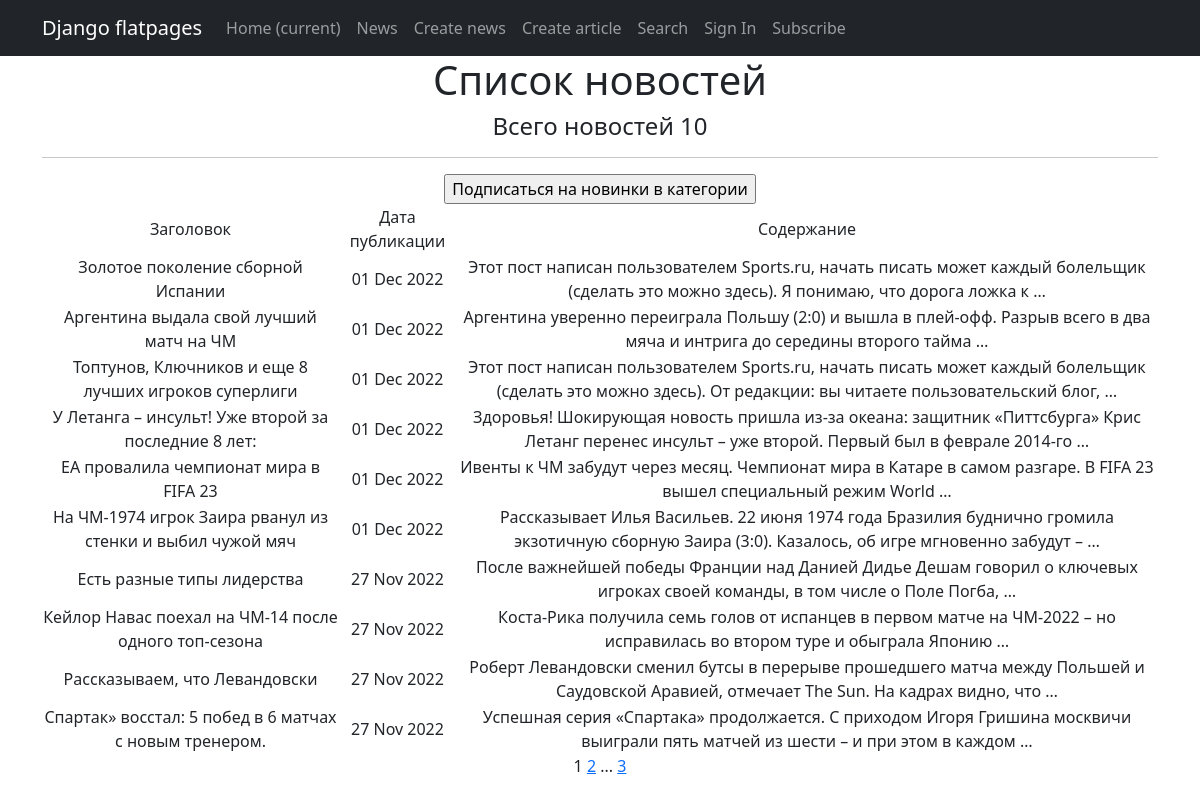
Page /news/ on the committed database.
### news/models.py (models this page shows, shortened)
class Post(models.Model):
    article = 'AR'
    news = 'NE'
    author_name = models.ForeignKey(Author, on_delete=models.CASCADE)  # связь «один ко многим» с моделью Author
    types_post = models.CharField(max_length=2, choices=Types, default='NE')  # поле с выбором — «статья» или «новость»;
    datetime_post = models.DateTimeField(auto_now_add=True)  # автоматически добавляемая дата и время создания;
    category_post = models.ManyToManyField(Category, through='PostCategory')  # связь «многие ко многим» с моделью Category (с дополнительной моделью PostCategory);
    header = models.CharField(max_length=255) #  заголовок статьи/новости
    content = models.TextField() #  текст статьи/новости
    rating_post = models.IntegerField(default=0) #  рейтинг статьи/новости

### news/views.py (the view)
# urls.py: path('', PostList.as_view(), name='post_list'), #http://127.0.0.1:8000/news/
class PostList(ListView):
    model = Post
    ordering = '-datetime_post'
    template_name = 'news.html'
    context_object_name = 'news'
    paginate_by = 10
    def get_queryset(self):
        queryset = super().get_queryset()
        self.filterset = PostFilter(self.request.GET, queryset)
        return self.filterset.qs
    def get_context_data(self, **kwargs):
        context = super().get_context_data(**kwargs)
        context['filterset'] = self.filterset
        return context

### news/templatetags/custom_filters.py (called while the page is built)
@register.filter(name='censors')
def censor(value):
   stopwords = ['урод', 'бяка', 'гопник']
   word = value.replace(',', "")
   word = word.replace('-', "")
   word = word.split()
   if type(value) is str:
      for word in stopwords:
         value = value.replace(word, word[0] + "*" * (len(word) - 1))
         value = value.replace(word.capitalize(), word[0] + "*" * (len(word) - 1))
   else:
      raise ValueError('Ошибка, это не переменная строкого типа')
   return f'{value}'

### news/templatetags/custom_tags.py (called while the page is built)
@register.simple_tag(takes_context=True)
def url_replace(context, **kwargs):
   d = context['request'].GET.copy()
   for k, v in kwargs.items():
       d[k] = v
   return d.urlencode()

### templates/news.html (shortened to what this page needs)
{% extends 'flatpages/default.html' %}
{% load custom_filters %}
{% load custom_tags %}
{% block content %}
   <h1>Список новостей</h1>
   <h4>Всего новостей {{news|length}} </h4>
   <hr>
   {% if news %}
       <table>
           <tr>
               <td>Заголовок</td>
               <td>Дата публикации</td>
               <td>Содержание</td>
           </tr>
           {% for post in news %}
           <tr>
               <td>{{ post.header|censors }}</td>
               <td>{{ post.datetime_post|date:'d M Y' }}</td>
               <td>{{ post.content|censors|truncatewords:20 }}</td>
           </tr>
           {% endfor %}
    <form action="/subscribe/post/">
        <input type="submit" value="Подписаться на новинки в категории">
    </form>
       </table>
   {% else %}
       <h2>Новостей нет!</h2>
   {% endif %}
   {{ page_obj.number }}
   {% if page_obj.has_next %}
       <a href="?{% url_replace page=page_obj.next_page_number %}">{{ page_obj.next_page_number }}</a>
       {% if paginator.num_pages != page_obj.next_page_number %}
           ...
           <a href="?{% url_replace page=page_obj.paginator.num_pages %}">{{ page_obj.paginator.num_pages }}</a>
       {% endif %}
   {% endif %}
{% endblock content %}

### templates/flatpages/default.html (shortened to what this page needs)
<!DOCTYPE html>
<html lang="en">
    <head>
        {% load static %}
        <link href="{% static 'css/styles.css' %}" rel="stylesheet" />
    </head>
    <body>
        <nav class="navbar navbar-expand-lg navbar-dark bg-dark static-top">
            <div class="container">
                <a class="navbar-brand" href="#">Django flatpages</a>
                <div class="collapse navbar-collapse" id="navbarResponsive">
                    <ul class="navbar-nav ml-auto">
                        <li class="nav-item active">
                            <a class="nav-link" href="#">Home
                                <span class="sr-only">(current)</span>
                            </a>
                        </li>
                        <li class="nav-item">
                            <a class="nav-link" href="/news/">News</a>
                        </li>
                        <li class="nav-item">
                            <a class="nav-link" href="/news/create/">Create news</a>
                        </li>
                        <li class="nav-item">
                            <a class="nav-link" href="/article/create/">Create article</a>
                        </li>
                        <li class="nav-item">
                            <a class="nav-link" href="/news/search">Search</a>
                        </li>
                        <li class="nav-item">
                            <a class="nav-link" href="/accounts/login/">Sign In</a>
                        </li>
                        <li class="nav-item">
                            <a class="nav-link" href="/subscribe/post/">Subscribe</a>
                        </li>
                    </ul>
                </div>
            </div>
        </nav>
        <div class="container">
            <div class="row">
                <div class="col-lg-12 text-center">
                    {% block content %}{% endblock content %}
                </div>
            </div>
        </div>
    </body>
</html>

### rows in the picture
Post: header|censors "Золотое поколение сборной Испании", datetime_post "01 Dec 2022", content|censors "Этот пост написан пользователем Sports.ru, начать писать может каждый болельщик (сделать это можно здесь). Я понимаю, что дорога ложка к …"
Post: header|censors "Аргентина выдала свой лучший матч на ЧМ", datetime_post "01 Dec 2022", content|censors "Аргентина уверенно переиграла Польшу (2:0) и вышла в плей-офф. Разрыв всего в два мяча и интрига до середины второго тайма …"
Post: header|censors "Топтунов, Ключников и еще 8 лучших игроков суперлиги", datetime_post "01 Dec 2022", content|censors "Этот пост написан пользователем Sports.ru, начать писать может каждый болельщик (сделать это можно здесь). От редакции: вы читаете пользовательский блог, …"
Post: header|censors "У Летанга – инсульт! Уже второй за последние 8 лет:", datetime_post "01 Dec 2022", content|censors "Здоровья! Шокирующая новость пришла из-за океана: защитник «Питтсбурга» Крис Летанг перенес инсульт – уже второй. Первый был в феврале 2014-го …"
Post: header|censors "EA провалила чемпионат мира в FIFA 23", datetime_post "01 Dec 2022", content|censors "Ивенты к ЧМ забудут через месяц. Чемпионат мира в Катаре в самом разгаре. В FIFA 23 вышел специальный режим World …"
Post: header|censors "На ЧМ-1974 игрок Заира рванул из стенки и выбил чужой мяч", datetime_post "01 Dec 2022", content|censors "Рассказывает Илья Васильев. 22 июня 1974 года Бразилия буднично громила экзотичную сборную Заира (3:0). Казалось, об игре мгновенно забудут – …"
Post: header|censors "Есть разные типы лидерства", datetime_post "27 Nov 2022", content|censors "После важнейшей победы Франции над Данией Дидье Дешам говорил о ключевых игроках своей команды, в том числе о Поле Погба, …"
Post: header|censors "Кейлор Навас поехал на ЧМ-14 после одного топ-сезона", datetime_post "27 Nov 2022", content|censors "Коста-Рика получила семь голов от испанцев в первом матче на ЧМ-2022 – но исправилась во втором туре и обыграла Японию …"
Post: header|censors "Рассказываем, что Левандовски", datetime_post "27 Nov 2022", content|censors "Роберт Левандовски сменил бутсы в перерыве прошедшего матча между Польшей и Саудовской Аравией, отмечает The Sun. На кадрах видно, что …"
Post: header|censors "Спартак» восстал: 5 побед в 6 матчах с новым тренером.", datetime_post "27 Nov 2022", content|censors "Успешная серия «Спартака» продолжается. С приходом Игоря Гришина москвичи выиграли пять матчей из шести – и при этом в каждом …"

### other values in the picture
{{ news|length }} "10"
{{ page_obj.number }} "1"
{{ page_obj.next_page_number }} "2"
{{ page_obj.paginator.num_pages }} "3"
